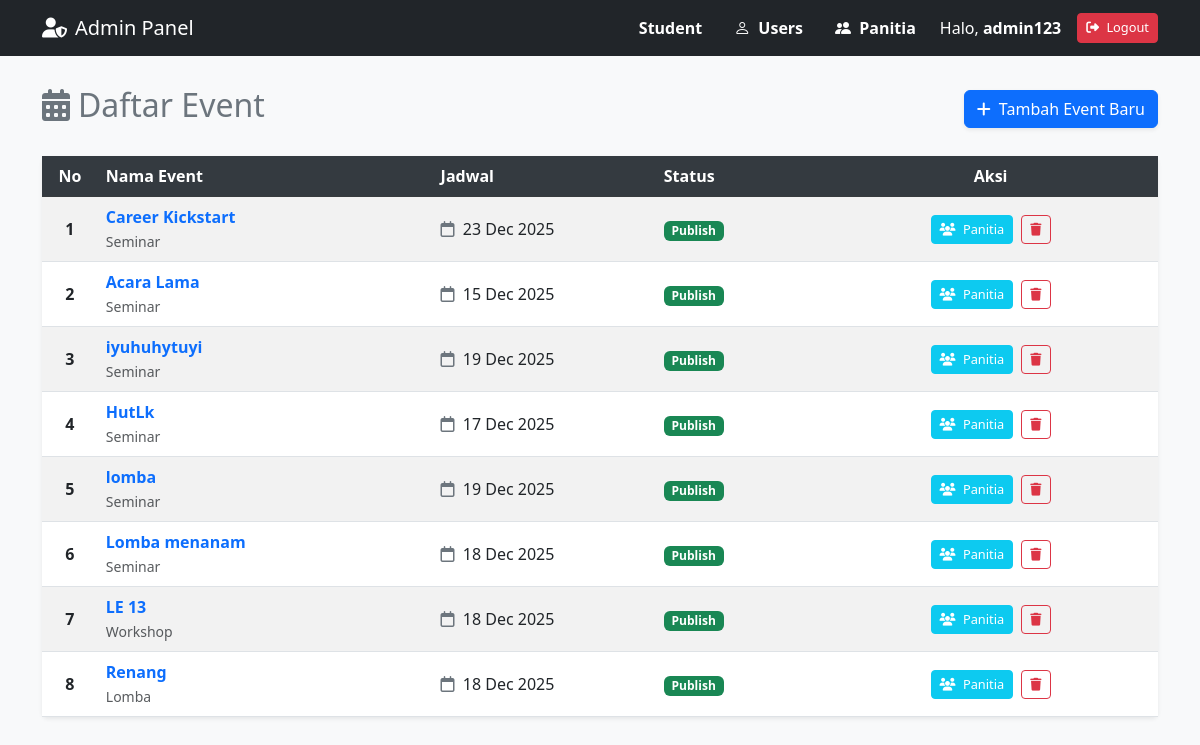
Page /ADMIN/admin_dashboard.php (signed in) on the committed database.
### tables this page shows
CREATE TABLE `events` (
  `event_id` int(100) NOT NULL,
  `event_name` varchar(255) NOT NULL,
  `event_description` text DEFAULT NULL,
  `event_date` date NOT NULL,
  `event_end_date` date DEFAULT NULL,
  `event_location` varchar(100) DEFAULT NULL,
  `event_category` varchar(50) DEFAULT NULL,
  `event_poster` varchar(255) DEFAULT NULL,
  `event_status` enum('draft','published') DEFAULT 'draft',
  `created_at` timestamp NOT NULL DEFAULT current_timestamp() ON UPDATE current_timestamp(),
  `created_by` int(100) DEFAULT NULL
);

### ADMIN/admin_dashboard.php (the view, shortened to what this page needs)
<?php
require_once '../koneksi.php';
include("navbar_admin.php");
$query = "SELECT * FROM events ORDER BY created_at DESC";
$result = mysqli_query($conn, $query);
?>
<div class="container dashboard-container">
    <div class="d-flex justify-content-between align-items-center mb-4">
        <h2 class="text-secondary">
            <i class="fas fa-calendar-alt me-2"></i>Daftar Event
        </h2>
        <a href="add_event.php" class="btn btn-primary shadow-sm">
            <i class="fas fa-plus me-1"></i> Tambah Event Baru
        </a>
    </div>
    <div class="card shadow-sm border-0">
        <div class="card-body p-0">
            <div class="table-responsive">
                <table class="table table-striped table-hover mb-0 align-middle">
                    <thead class="table-dark">
                        <tr>
                            <th class="text-center" width="5%">No</th>
                            <th width="30%">Nama Event</th>
                            <th width="20%">Jadwal</th>
                            <th width="15%">Status</th>
                            <th class="text-center" width="30%">Aksi</th>
                        </tr>
                    </thead>
                    <tbody>
                        <?php
                        if (mysqli_num_rows($result) > 0) {
                            $no = 1;
                            while ($e = mysqli_fetch_assoc($result)) {
                        ?>
                        <tr>
                            <td class="text-center fw-bold"><?= $no++; ?></td>
                            <td>
                                <span class="fw-semibold text-primary">
                                    <?= htmlspecialchars($e['event_name']) ?>
                                </span>
                                <br>
                                <small class="text-muted">
                                    <?= htmlspecialchars($e['event_category'] ?? '-') ?>
                                </small>
                            </td>
                            <td>
                                <i class="far fa-calendar text-secondary me-1"></i>
                                <?= date('d M Y', strtotime($e['event_date'])) ?>
                            </td>
                            <td>
                                <?php
                                $status = $e['event_status'] ?? 'draft';
                                if ($status === 'published') {
                                    echo '<span class="badge bg-success">Publish</span>';
                                }
                                ?>
                            </td>
                            <td class="text-center">
                                <a href="view_positions.php?event_id=<?= $e['event_id'] ?>"
                                   class="btn btn-info btn-sm text-white me-1">
                                    <i class="fas fa-users me-1"></i> Panitia
                                </a>
                                <a href="delete_event.php?id=<?= $e['event_id'] ?>"
                                   class="btn btn-outline-danger btn-sm"
                                   onclick="return confirm('Yakin hapus event ini? Semua data di dalamnya akan ikut terhapus!');">
                                    <i class="fas fa-trash"></i>
                                </a>
                            </td>
                        </tr>
                        <?php
                            }
                        } ?>
                    </tbody>
                </table>
            </div>
        </div>
    </div>
</div>
</body>
</html>

### ADMIN/navbar_admin.php (style rules this page uses)
body { background-color: #f8f9fa; font-family: 'Segoe UI', sans-serif; }
.dashboard-container { margin-top: 30px; margin-bottom: 50px; }
.table th { background-color: #343a40; color: white; vertical-align: middle; }
.btn-sm { font-size: 0.8rem; }

### rows in the picture
events: event_name "Career Kickstart", event_category "Seminar", event_date "23 Dec 2025", event_status "Publish"
events: event_name "Acara Lama", event_category "Seminar", event_date "15 Dec 2025", event_status "Publish"
events: event_name "iyuhuhytuyi", event_category "Seminar", event_date "19 Dec 2025", event_status "Publish"
events: event_name "HutLk", event_category "Seminar", event_date "17 Dec 2025", event_status "Publish"
events: event_name "lomba", event_category "Seminar", event_date "19 Dec 2025", event_status "Publish"
events: event_name "Lomba menanam", event_category "Seminar", event_date "18 Dec 2025", event_status "Publish"
events: event_name "LE 13", event_category "Workshop", event_date "18 Dec 2025", event_status "Publish"
events: event_name "Renang", event_category "Lomba", event_date "18 Dec 2025", event_status "Publish"

### other values in the picture
$_SESSION['name'] "admin123"
